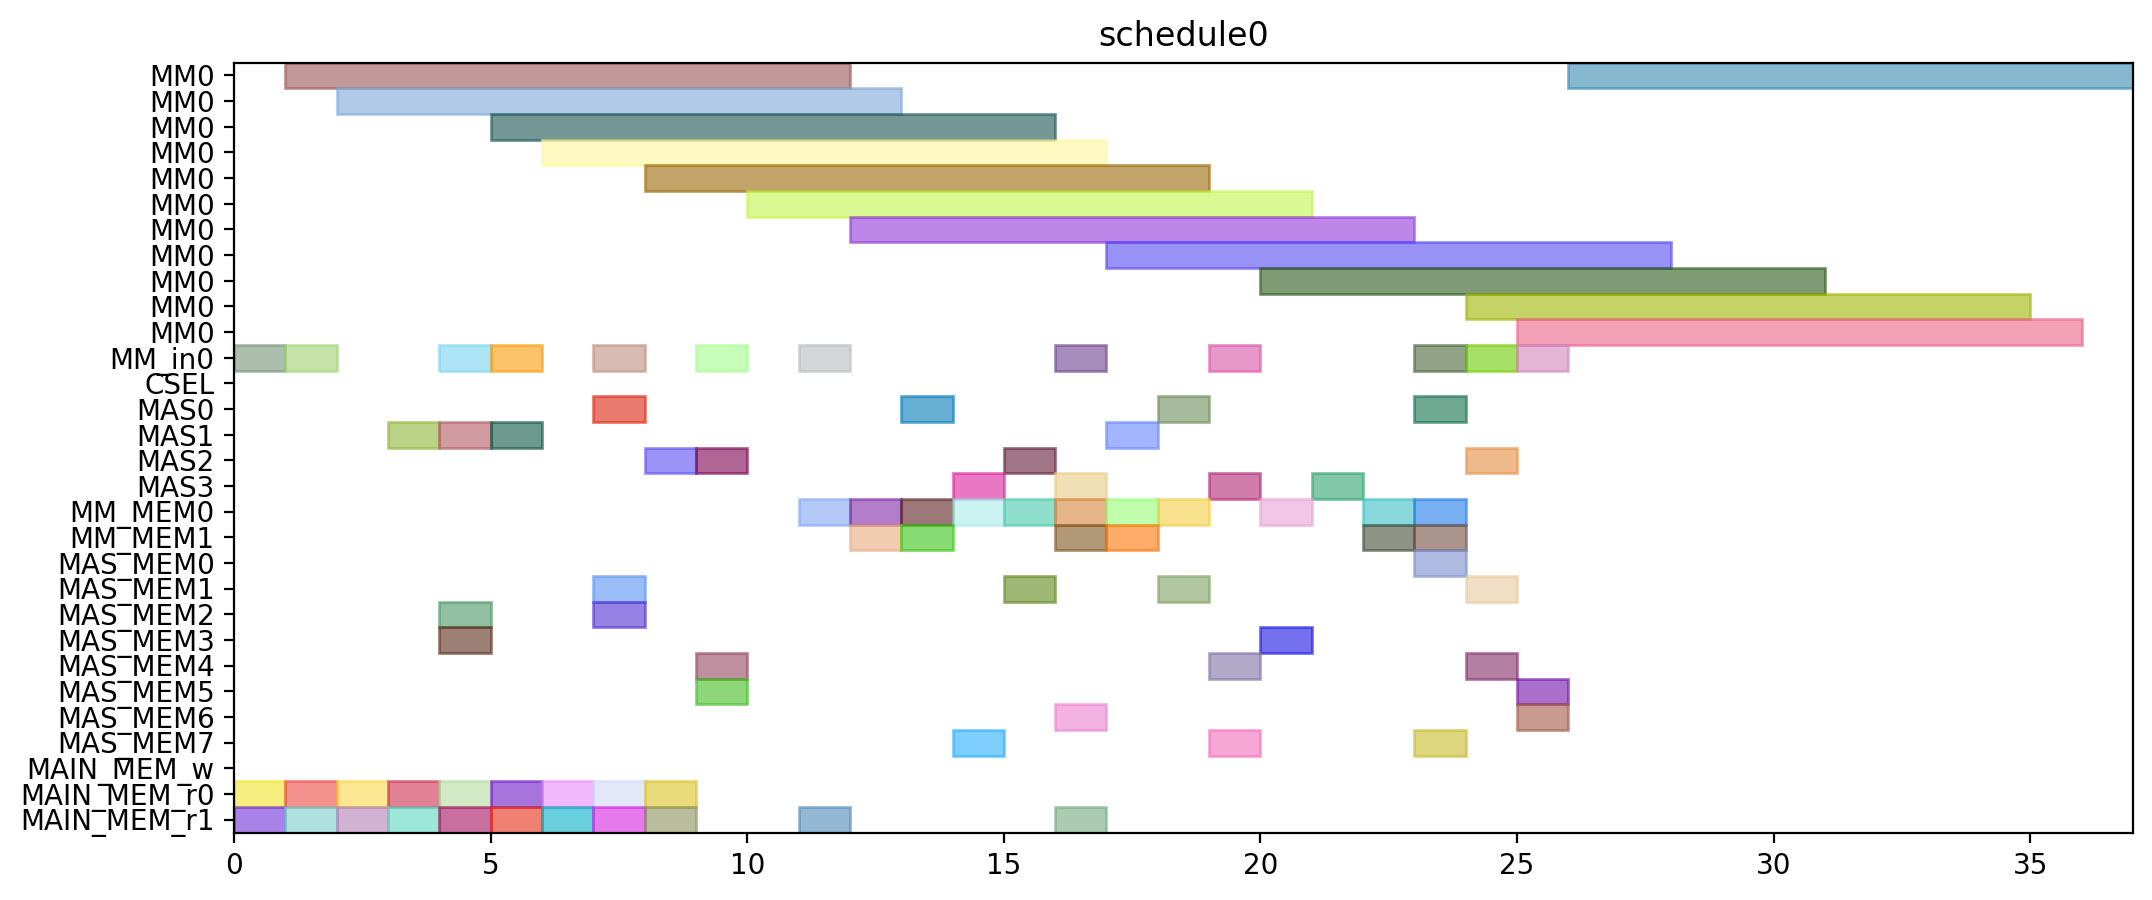

Generate this figure with Python:
from pyschedule import Scenario, solvers, plotters, alt


def solve():
	horizon = 120
	S = Scenario("schedule0", horizon=horizon)

	# resource
	MM = S.Resources('MM', num=1, size=11)
	MM_in = S.Resources('MM_in', num=1)
	CSEL = S.Resource('CSEL')
	MAS = S.Resources('MAS', num=4, size=1, periods=range(1, horizon))
	MM_MEM = S.Resources('MM_MEM', num=2)
	MAS_MEM = S.Resources('MAS_MEM', num=8)
	MAIN_MEM_w = S.Resource('MAIN_MEM_w', size=1)
	MAIN_MEM_r = S.Resources('MAIN_MEM_r', num=2)

	# result of previous scheduling

	# new tasks
	t0 = S.Task('t0', length=11, delay_cost=1)
	t0 += alt(MM)
	t0_in = S.Task('t0_in', length=1, delay_cost=1)
	t0_in += alt(MM_in)
	S += t0_in*MM_in[0]<=t0*MM[0]
	t0_mem0 = S.Task('t0_mem0', length=1, delay_cost=1)
	t0_mem0 += MAIN_MEM_r[0]
	S += t0_mem0 <= t0

	t0_mem1 = S.Task('t0_mem1', length=1, delay_cost=1)
	t0_mem1 += MAIN_MEM_r[1]
	S += t0_mem1 <= t0

	t1 = S.Task('t1', length=11, delay_cost=1)
	t1 += alt(MM)
	t1_in = S.Task('t1_in', length=1, delay_cost=1)
	t1_in += alt(MM_in)
	S += t1_in*MM_in[0]<=t1*MM[0]
	t1_mem0 = S.Task('t1_mem0', length=1, delay_cost=1)
	t1_mem0 += MAIN_MEM_r[0]
	S += t1_mem0 <= t1

	t1_mem1 = S.Task('t1_mem1', length=1, delay_cost=1)
	t1_mem1 += MAIN_MEM_r[1]
	S += t1_mem1 <= t1

	t2 = S.Task('t2', length=11, delay_cost=1)
	t2 += alt(MM)
	t2_in = S.Task('t2_in', length=1, delay_cost=1)
	t2_in += alt(MM_in)
	S += t2_in*MM_in[0]<=t2*MM[0]
	t2_mem0 = S.Task('t2_mem0', length=1, delay_cost=1)
	t2_mem0 += MAIN_MEM_r[0]
	S += t2_mem0 <= t2

	t2_mem1 = S.Task('t2_mem1', length=1, delay_cost=1)
	t2_mem1 += MAIN_MEM_r[1]
	S += t2_mem1 <= t2

	t3 = S.Task('t3', length=1, delay_cost=1)
	t3 += alt(MAS)
	t3_mem0 = S.Task('t3_mem0', length=1, delay_cost=1)
	t3_mem0 += MAIN_MEM_r[0]
	S += t3_mem0 <= t3

	t3_mem1 = S.Task('t3_mem1', length=1, delay_cost=1)
	t3_mem1 += MAIN_MEM_r[1]
	S += t3_mem1 <= t3

	t4 = S.Task('t4', length=1, delay_cost=1)
	t4 += alt(MAS)
	t4_mem0 = S.Task('t4_mem0', length=1, delay_cost=1)
	t4_mem0 += MAIN_MEM_r[0]
	S += t4_mem0 <= t4

	t4_mem1 = S.Task('t4_mem1', length=1, delay_cost=1)
	t4_mem1 += MAIN_MEM_r[1]
	S += t4_mem1 <= t4

	t8 = S.Task('t8', length=1, delay_cost=1)
	t8 += alt(MAS)
	t8_mem0 = S.Task('t8_mem0', length=1, delay_cost=1)
	t8_mem0 += MAIN_MEM_r[0]
	S += t8_mem0 <= t8

	t8_mem1 = S.Task('t8_mem1', length=1, delay_cost=1)
	t8_mem1 += MAIN_MEM_r[1]
	S += t8_mem1 <= t8

	t9 = S.Task('t9', length=1, delay_cost=1)
	t9 += alt(MAS)
	t9_mem0 = S.Task('t9_mem0', length=1, delay_cost=1)
	t9_mem0 += MAIN_MEM_r[0]
	S += t9_mem0 <= t9

	t9_mem1 = S.Task('t9_mem1', length=1, delay_cost=1)
	t9_mem1 += MAIN_MEM_r[1]
	S += t9_mem1 <= t9

	t13 = S.Task('t13', length=1, delay_cost=1)
	t13 += alt(MAS)
	t13_mem0 = S.Task('t13_mem0', length=1, delay_cost=1)
	t13_mem0 += MAIN_MEM_r[0]
	S += t13_mem0 <= t13

	t13_mem1 = S.Task('t13_mem1', length=1, delay_cost=1)
	t13_mem1 += MAIN_MEM_r[1]
	S += t13_mem1 <= t13

	t14 = S.Task('t14', length=1, delay_cost=1)
	t14 += alt(MAS)
	t14_mem0 = S.Task('t14_mem0', length=1, delay_cost=1)
	t14_mem0 += MAIN_MEM_r[0]
	S += t14_mem0 <= t14

	t14_mem1 = S.Task('t14_mem1', length=1, delay_cost=1)
	t14_mem1 += MAIN_MEM_r[1]
	S += t14_mem1 <= t14

	t5 = S.Task('t5', length=11, delay_cost=1)
	t5 += alt(MM)
	t5_in = S.Task('t5_in', length=1, delay_cost=1)
	t5_in += alt(MM_in)
	S += t5_in*MM_in[0]<=t5*MM[0]
	t5_mem0 = S.Task('t5_mem0', length=1, delay_cost=1)
	t5_mem0 += alt(MAS_MEM)
	S += (t3*MAS[0])-1 < t5_mem0*MAS_MEM[0]
	S += (t3*MAS[1])-1 < t5_mem0*MAS_MEM[2]
	S += (t3*MAS[2])-1 < t5_mem0*MAS_MEM[4]
	S += (t3*MAS[3])-1 < t5_mem0*MAS_MEM[6]
	S += t5_mem0 <= t5

	t5_mem1 = S.Task('t5_mem1', length=1, delay_cost=1)
	t5_mem1 += alt(MAS_MEM)
	S += (t4*MAS[0])-1 < t5_mem1*MAS_MEM[1]
	S += (t4*MAS[1])-1 < t5_mem1*MAS_MEM[3]
	S += (t4*MAS[2])-1 < t5_mem1*MAS_MEM[5]
	S += (t4*MAS[3])-1 < t5_mem1*MAS_MEM[7]
	S += t5_mem1 <= t5

	t6 = S.Task('t6', length=1, delay_cost=1)
	t6 += alt(MAS)
	t6_mem0 = S.Task('t6_mem0', length=1, delay_cost=1)
	t6_mem0 += alt(MM_MEM)
	S += (t0*MM[0])-1 < t6_mem0*MM_MEM[0]
	S += t6_mem0 <= t6

	t6_mem1 = S.Task('t6_mem1', length=1, delay_cost=1)
	t6_mem1 += alt(MM_MEM)
	S += (t1*MM[0])-1 < t6_mem1*MM_MEM[1]
	S += t6_mem1 <= t6

	t10 = S.Task('t10', length=11, delay_cost=1)
	t10 += alt(MM)
	t10_in = S.Task('t10_in', length=1, delay_cost=1)
	t10_in += alt(MM_in)
	S += t10_in*MM_in[0]<=t10*MM[0]
	t10_mem0 = S.Task('t10_mem0', length=1, delay_cost=1)
	t10_mem0 += alt(MAS_MEM)
	S += (t8*MAS[0])-1 < t10_mem0*MAS_MEM[0]
	S += (t8*MAS[1])-1 < t10_mem0*MAS_MEM[2]
	S += (t8*MAS[2])-1 < t10_mem0*MAS_MEM[4]
	S += (t8*MAS[3])-1 < t10_mem0*MAS_MEM[6]
	S += t10_mem0 <= t10

	t10_mem1 = S.Task('t10_mem1', length=1, delay_cost=1)
	t10_mem1 += alt(MAS_MEM)
	S += (t9*MAS[0])-1 < t10_mem1*MAS_MEM[1]
	S += (t9*MAS[1])-1 < t10_mem1*MAS_MEM[3]
	S += (t9*MAS[2])-1 < t10_mem1*MAS_MEM[5]
	S += (t9*MAS[3])-1 < t10_mem1*MAS_MEM[7]
	S += t10_mem1 <= t10

	t11 = S.Task('t11', length=1, delay_cost=1)
	t11 += alt(MAS)
	t11_mem0 = S.Task('t11_mem0', length=1, delay_cost=1)
	t11_mem0 += alt(MM_MEM)
	S += (t1*MM[0])-1 < t11_mem0*MM_MEM[0]
	S += t11_mem0 <= t11

	t11_mem1 = S.Task('t11_mem1', length=1, delay_cost=1)
	t11_mem1 += alt(MM_MEM)
	S += (t2*MM[0])-1 < t11_mem1*MM_MEM[1]
	S += t11_mem1 <= t11

	t15 = S.Task('t15', length=11, delay_cost=1)
	t15 += alt(MM)
	t15_in = S.Task('t15_in', length=1, delay_cost=1)
	t15_in += alt(MM_in)
	S += t15_in*MM_in[0]<=t15*MM[0]
	t15_mem0 = S.Task('t15_mem0', length=1, delay_cost=1)
	t15_mem0 += alt(MAS_MEM)
	S += (t13*MAS[0])-1 < t15_mem0*MAS_MEM[0]
	S += (t13*MAS[1])-1 < t15_mem0*MAS_MEM[2]
	S += (t13*MAS[2])-1 < t15_mem0*MAS_MEM[4]
	S += (t13*MAS[3])-1 < t15_mem0*MAS_MEM[6]
	S += t15_mem0 <= t15

	t15_mem1 = S.Task('t15_mem1', length=1, delay_cost=1)
	t15_mem1 += alt(MAS_MEM)
	S += (t14*MAS[0])-1 < t15_mem1*MAS_MEM[1]
	S += (t14*MAS[1])-1 < t15_mem1*MAS_MEM[3]
	S += (t14*MAS[2])-1 < t15_mem1*MAS_MEM[5]
	S += (t14*MAS[3])-1 < t15_mem1*MAS_MEM[7]
	S += t15_mem1 <= t15

	t16 = S.Task('t16', length=1, delay_cost=1)
	t16 += alt(MAS)
	t16_mem0 = S.Task('t16_mem0', length=1, delay_cost=1)
	t16_mem0 += alt(MM_MEM)
	S += (t0*MM[0])-1 < t16_mem0*MM_MEM[0]
	S += t16_mem0 <= t16

	t16_mem1 = S.Task('t16_mem1', length=1, delay_cost=1)
	t16_mem1 += alt(MM_MEM)
	S += (t2*MM[0])-1 < t16_mem1*MM_MEM[1]
	S += t16_mem1 <= t16

	t18 = S.Task('t18', length=1, delay_cost=1)
	t18 += alt(MAS)
	t18_mem0 = S.Task('t18_mem0', length=1, delay_cost=1)
	t18_mem0 += alt(MM_MEM)
	S += (t0*MM[0])-1 < t18_mem0*MM_MEM[0]
	S += t18_mem0 <= t18

	t18_mem1 = S.Task('t18_mem1', length=1, delay_cost=1)
	t18_mem1 += alt(MM_MEM)
	S += (t0*MM[0])-1 < t18_mem1*MM_MEM[1]
	S += t18_mem1 <= t18

	t20 = S.Task('t20', length=11, delay_cost=1)
	t20 += alt(MM)
	t20_in = S.Task('t20_in', length=1, delay_cost=1)
	t20_in += alt(MM_in)
	S += t20_in*MM_in[0]<=t20*MM[0]
	t20_mem0 = S.Task('t20_mem0', length=1, delay_cost=1)
	t20_mem0 += alt(MM_MEM)
	S += (t2*MM[0])-1 < t20_mem0*MM_MEM[0]
	S += t20_mem0 <= t20

	t20_mem1 = S.Task('t20_mem1', length=1, delay_cost=1)
	t20_mem1 += MAIN_MEM_r[1]
	S += t20_mem1 <= t20

	t7 = S.Task('t7', length=1, delay_cost=1)
	t7 += alt(MAS)
	t7_mem0 = S.Task('t7_mem0', length=1, delay_cost=1)
	t7_mem0 += alt(MM_MEM)
	S += (t5*MM[0])-1 < t7_mem0*MM_MEM[0]
	S += t7_mem0 <= t7

	t7_mem1 = S.Task('t7_mem1', length=1, delay_cost=1)
	t7_mem1 += alt(MAS_MEM)
	S += (t6*MAS[0])-1 < t7_mem1*MAS_MEM[1]
	S += (t6*MAS[1])-1 < t7_mem1*MAS_MEM[3]
	S += (t6*MAS[2])-1 < t7_mem1*MAS_MEM[5]
	S += (t6*MAS[3])-1 < t7_mem1*MAS_MEM[7]
	S += t7_mem1 <= t7

	t12 = S.Task('t12', length=1, delay_cost=1)
	t12 += alt(MAS)
	t12_mem0 = S.Task('t12_mem0', length=1, delay_cost=1)
	t12_mem0 += alt(MM_MEM)
	S += (t10*MM[0])-1 < t12_mem0*MM_MEM[0]
	S += t12_mem0 <= t12

	t12_mem1 = S.Task('t12_mem1', length=1, delay_cost=1)
	t12_mem1 += alt(MAS_MEM)
	S += (t11*MAS[0])-1 < t12_mem1*MAS_MEM[1]
	S += (t11*MAS[1])-1 < t12_mem1*MAS_MEM[3]
	S += (t11*MAS[2])-1 < t12_mem1*MAS_MEM[5]
	S += (t11*MAS[3])-1 < t12_mem1*MAS_MEM[7]
	S += t12_mem1 <= t12

	t17 = S.Task('t17', length=1, delay_cost=1)
	t17 += alt(MAS)
	t17_mem0 = S.Task('t17_mem0', length=1, delay_cost=1)
	t17_mem0 += alt(MM_MEM)
	S += (t15*MM[0])-1 < t17_mem0*MM_MEM[0]
	S += t17_mem0 <= t17

	t17_mem1 = S.Task('t17_mem1', length=1, delay_cost=1)
	t17_mem1 += alt(MAS_MEM)
	S += (t16*MAS[0])-1 < t17_mem1*MAS_MEM[1]
	S += (t16*MAS[1])-1 < t17_mem1*MAS_MEM[3]
	S += (t16*MAS[2])-1 < t17_mem1*MAS_MEM[5]
	S += (t16*MAS[3])-1 < t17_mem1*MAS_MEM[7]
	S += t17_mem1 <= t17

	t19 = S.Task('t19', length=1, delay_cost=1)
	t19 += alt(MAS)
	t19_mem0 = S.Task('t19_mem0', length=1, delay_cost=1)
	t19_mem0 += alt(MM_MEM)
	S += (t0*MM[0])-1 < t19_mem0*MM_MEM[0]
	S += t19_mem0 <= t19

	t19_mem1 = S.Task('t19_mem1', length=1, delay_cost=1)
	t19_mem1 += alt(MAS_MEM)
	S += (t18*MAS[0])-1 < t19_mem1*MAS_MEM[1]
	S += (t18*MAS[1])-1 < t19_mem1*MAS_MEM[3]
	S += (t18*MAS[2])-1 < t19_mem1*MAS_MEM[5]
	S += (t18*MAS[3])-1 < t19_mem1*MAS_MEM[7]
	S += t19_mem1 <= t19

	t21 = S.Task('t21', length=1, delay_cost=1)
	t21 += alt(MAS)
	t21_mem0 = S.Task('t21_mem0', length=1, delay_cost=1)
	t21_mem0 += alt(MM_MEM)
	S += (t1*MM[0])-1 < t21_mem0*MM_MEM[0]
	S += t21_mem0 <= t21

	t21_mem1 = S.Task('t21_mem1', length=1, delay_cost=1)
	t21_mem1 += alt(MM_MEM)
	S += (t20*MM[0])-1 < t21_mem1*MM_MEM[1]
	S += t21_mem1 <= t21

	t22 = S.Task('t22', length=1, delay_cost=1)
	t22 += alt(MAS)
	t22_mem0 = S.Task('t22_mem0', length=1, delay_cost=1)
	t22_mem0 += alt(MM_MEM)
	S += (t1*MM[0])-1 < t22_mem0*MM_MEM[0]
	S += t22_mem0 <= t22

	t22_mem1 = S.Task('t22_mem1', length=1, delay_cost=1)
	t22_mem1 += alt(MM_MEM)
	S += (t20*MM[0])-1 < t22_mem1*MM_MEM[1]
	S += t22_mem1 <= t22

	t23 = S.Task('t23', length=11, delay_cost=1)
	t23 += alt(MM)
	t23_in = S.Task('t23_in', length=1, delay_cost=1)
	t23_in += alt(MM_in)
	S += t23_in*MM_in[0]<=t23*MM[0]
	t23_mem0 = S.Task('t23_mem0', length=1, delay_cost=1)
	t23_mem0 += alt(MAS_MEM)
	S += (t17*MAS[0])-1 < t23_mem0*MAS_MEM[0]
	S += (t17*MAS[1])-1 < t23_mem0*MAS_MEM[2]
	S += (t17*MAS[2])-1 < t23_mem0*MAS_MEM[4]
	S += (t17*MAS[3])-1 < t23_mem0*MAS_MEM[6]
	S += t23_mem0 <= t23

	t23_mem1 = S.Task('t23_mem1', length=1, delay_cost=1)
	t23_mem1 += MAIN_MEM_r[1]
	S += t23_mem1 <= t23

	t25 = S.Task('t25', length=11, delay_cost=1)
	t25 += alt(MM)
	t25_in = S.Task('t25_in', length=1, delay_cost=1)
	t25_in += alt(MM_in)
	S += t25_in*MM_in[0]<=t25*MM[0]
	t25_mem0 = S.Task('t25_mem0', length=1, delay_cost=1)
	t25_mem0 += alt(MAS_MEM)
	S += (t7*MAS[0])-1 < t25_mem0*MAS_MEM[0]
	S += (t7*MAS[1])-1 < t25_mem0*MAS_MEM[2]
	S += (t7*MAS[2])-1 < t25_mem0*MAS_MEM[4]
	S += (t7*MAS[3])-1 < t25_mem0*MAS_MEM[6]
	S += t25_mem0 <= t25

	t25_mem1 = S.Task('t25_mem1', length=1, delay_cost=1)
	t25_mem1 += alt(MAS_MEM)
	S += (t22*MAS[0])-1 < t25_mem1*MAS_MEM[1]
	S += (t22*MAS[1])-1 < t25_mem1*MAS_MEM[3]
	S += (t22*MAS[2])-1 < t25_mem1*MAS_MEM[5]
	S += (t22*MAS[3])-1 < t25_mem1*MAS_MEM[7]
	S += t25_mem1 <= t25

	t27 = S.Task('t27', length=11, delay_cost=1)
	t27 += alt(MM)
	t27_in = S.Task('t27_in', length=1, delay_cost=1)
	t27_in += alt(MM_in)
	S += t27_in*MM_in[0]<=t27*MM[0]
	t27_mem0 = S.Task('t27_mem0', length=1, delay_cost=1)
	t27_mem0 += alt(MAS_MEM)
	S += (t22*MAS[0])-1 < t27_mem0*MAS_MEM[0]
	S += (t22*MAS[1])-1 < t27_mem0*MAS_MEM[2]
	S += (t22*MAS[2])-1 < t27_mem0*MAS_MEM[4]
	S += (t22*MAS[3])-1 < t27_mem0*MAS_MEM[6]
	S += t27_mem0 <= t27

	t27_mem1 = S.Task('t27_mem1', length=1, delay_cost=1)
	t27_mem1 += alt(MAS_MEM)
	S += (t21*MAS[0])-1 < t27_mem1*MAS_MEM[1]
	S += (t21*MAS[1])-1 < t27_mem1*MAS_MEM[3]
	S += (t21*MAS[2])-1 < t27_mem1*MAS_MEM[5]
	S += (t21*MAS[3])-1 < t27_mem1*MAS_MEM[7]
	S += t27_mem1 <= t27

	t28 = S.Task('t28', length=11, delay_cost=1)
	t28 += alt(MM)
	t28_in = S.Task('t28_in', length=1, delay_cost=1)
	t28_in += alt(MM_in)
	S += t28_in*MM_in[0]<=t28*MM[0]
	t28_mem0 = S.Task('t28_mem0', length=1, delay_cost=1)
	t28_mem0 += alt(MAS_MEM)
	S += (t19*MAS[0])-1 < t28_mem0*MAS_MEM[0]
	S += (t19*MAS[1])-1 < t28_mem0*MAS_MEM[2]
	S += (t19*MAS[2])-1 < t28_mem0*MAS_MEM[4]
	S += (t19*MAS[3])-1 < t28_mem0*MAS_MEM[6]
	S += t28_mem0 <= t28

	t28_mem1 = S.Task('t28_mem1', length=1, delay_cost=1)
	t28_mem1 += alt(MAS_MEM)
	S += (t7*MAS[0])-1 < t28_mem1*MAS_MEM[1]
	S += (t7*MAS[1])-1 < t28_mem1*MAS_MEM[3]
	S += (t7*MAS[2])-1 < t28_mem1*MAS_MEM[5]
	S += (t7*MAS[3])-1 < t28_mem1*MAS_MEM[7]
	S += t28_mem1 <= t28

	t29 = S.Task('t29', length=11, delay_cost=1)
	t29 += alt(MM)
	t29_in = S.Task('t29_in', length=1, delay_cost=1)
	t29_in += alt(MM_in)
	S += t29_in*MM_in[0]<=t29*MM[0]
	t29_mem0 = S.Task('t29_mem0', length=1, delay_cost=1)
	t29_mem0 += alt(MAS_MEM)
	S += (t21*MAS[0])-1 < t29_mem0*MAS_MEM[0]
	S += (t21*MAS[1])-1 < t29_mem0*MAS_MEM[2]
	S += (t21*MAS[2])-1 < t29_mem0*MAS_MEM[4]
	S += (t21*MAS[3])-1 < t29_mem0*MAS_MEM[6]
	S += t29_mem0 <= t29

	t29_mem1 = S.Task('t29_mem1', length=1, delay_cost=1)
	t29_mem1 += alt(MAS_MEM)
	S += (t12*MAS[0])-1 < t29_mem1*MAS_MEM[1]
	S += (t12*MAS[1])-1 < t29_mem1*MAS_MEM[3]
	S += (t12*MAS[2])-1 < t29_mem1*MAS_MEM[5]
	S += (t12*MAS[3])-1 < t29_mem1*MAS_MEM[7]
	S += t29_mem1 <= t29

	solvers.mip.solve(S,msg=1,kind='CPLEX',ratio_gap=1.01)

	solution = [['hoge']*len(S.solution()[1]) for i in range(len(S.solution()))]
	for i in range(len(S.solution())):
		for j in range(len(S.solution()[i])):
			solution[i][j]=str(S.solution()[i][j])
	print(solution)

	cycles = int(solution[-1][3])

	pic_file_name = "/home/mfukuda/ABE/multiRAM_multiMAS_16mux/scheduling_result/stage11MM1_stage1MAS4/EP_ADD_A_0/schedule0.png"
	if(S.solution() != []):
		plotters.matplotlib.plot(S,img_filename=pic_file_name, show_task_labels=False, fig_size=(cycles*0.25+3, 5))

	return solution
